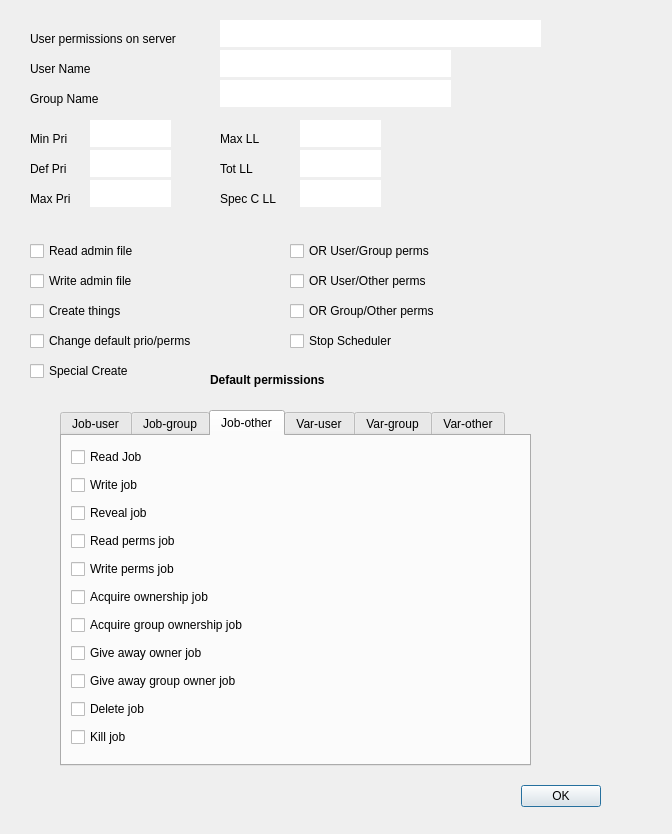
<?xml version="1.0" encoding="UTF-8"?>
<ui version="4.0">
 <class>userperms</class>
 <widget class="QDialog" name="userperms">
  <property name="geometry">
   <rect>
    <x>0</x>
    <y>0</y>
    <width>672</width>
    <height>834</height>
   </rect>
  </property>
  <property name="windowTitle">
   <string>User permissions</string>
  </property>
  <widget class="QDialogButtonBox" name="buttonBox">
   <property name="geometry">
    <rect>
     <x>490</x>
     <y>780</y>
     <width>111</width>
     <height>32</height>
    </rect>
   </property>
   <property name="orientation">
    <enum>Qt::Horizontal</enum>
   </property>
   <property name="standardButtons">
    <set>QDialogButtonBox::Ok</set>
   </property>
  </widget>
  <widget class="QLabel" name="label">
   <property name="geometry">
    <rect>
     <x>30</x>
     <y>30</y>
     <width>191</width>
     <height>17</height>
    </rect>
   </property>
   <property name="text">
    <string>User permissions on server</string>
   </property>
  </widget>
  <widget class="QLineEdit" name="servname">
   <property name="geometry">
    <rect>
     <x>220</x>
     <y>20</y>
     <width>321</width>
     <height>27</height>
    </rect>
   </property>
   <property name="toolTip">
    <string>This is the server to which the permissions apply</string>
   </property>
   <property name="frame">
    <bool>false</bool>
   </property>
   <property name="readOnly">
    <bool>true</bool>
   </property>
  </widget>
  <widget class="QLabel" name="label_2">
   <property name="geometry">
    <rect>
     <x>30</x>
     <y>60</y>
     <width>101</width>
     <height>17</height>
    </rect>
   </property>
   <property name="text">
    <string>User Name</string>
   </property>
  </widget>
  <widget class="QLineEdit" name="username">
   <property name="geometry">
    <rect>
     <x>220</x>
     <y>50</y>
     <width>231</width>
     <height>27</height>
    </rect>
   </property>
   <property name="toolTip">
    <string>This is the user name on the server</string>
   </property>
   <property name="frame">
    <bool>false</bool>
   </property>
   <property name="readOnly">
    <bool>true</bool>
   </property>
  </widget>
  <widget class="QCheckBox" name="radminperm">
   <property name="geometry">
    <rect>
     <x>30</x>
     <y>240</y>
     <width>151</width>
     <height>22</height>
    </rect>
   </property>
   <property name="toolTip">
    <string>User can read admin file</string>
   </property>
   <property name="text">
    <string>Read admin file</string>
   </property>
  </widget>
  <widget class="QCheckBox" name="wadminperm">
   <property name="geometry">
    <rect>
     <x>30</x>
     <y>270</y>
     <width>171</width>
     <height>22</height>
    </rect>
   </property>
   <property name="toolTip">
    <string>User can edit admin file of permissions</string>
   </property>
   <property name="text">
    <string>Write admin file</string>
   </property>
  </widget>
  <widget class="QCheckBox" name="createperm">
   <property name="geometry">
    <rect>
     <x>30</x>
     <y>300</y>
     <width>141</width>
     <height>22</height>
    </rect>
   </property>
   <property name="toolTip">
    <string>User can create objects (jobs and variables)</string>
   </property>
   <property name="text">
    <string>Create things</string>
   </property>
  </widget>
  <widget class="QCheckBox" name="chpermperm">
   <property name="geometry">
    <rect>
     <x>30</x>
     <y>330</y>
     <width>311</width>
     <height>22</height>
    </rect>
   </property>
   <property name="toolTip">
    <string>User can adjust default priority and permissions</string>
   </property>
   <property name="text">
    <string>Change default prio/perms</string>
   </property>
  </widget>
  <widget class="QCheckBox" name="spcreateperm">
   <property name="geometry">
    <rect>
     <x>30</x>
     <y>360</y>
     <width>161</width>
     <height>22</height>
    </rect>
   </property>
   <property name="toolTip">
    <string>User can create command interpreters</string>
   </property>
   <property name="text">
    <string>Special Create</string>
   </property>
  </widget>
  <widget class="QCheckBox" name="or_ug_perm">
   <property name="geometry">
    <rect>
     <x>290</x>
     <y>240</y>
     <width>181</width>
     <height>22</height>
    </rect>
   </property>
   <property name="toolTip">
    <string>Combine user and group permissions</string>
   </property>
   <property name="text">
    <string>OR User/Group perms</string>
   </property>
  </widget>
  <widget class="QCheckBox" name="or_uo_perm">
   <property name="geometry">
    <rect>
     <x>290</x>
     <y>270</y>
     <width>191</width>
     <height>22</height>
    </rect>
   </property>
   <property name="toolTip">
    <string>Combine user and other permissions</string>
   </property>
   <property name="text">
    <string>OR User/Other perms</string>
   </property>
  </widget>
  <widget class="QCheckBox" name="or_go_perm">
   <property name="geometry">
    <rect>
     <x>290</x>
     <y>300</y>
     <width>191</width>
     <height>22</height>
    </rect>
   </property>
   <property name="toolTip">
    <string>Combine group and other permissions</string>
   </property>
   <property name="text">
    <string>OR Group/Other perms</string>
   </property>
  </widget>
  <widget class="QCheckBox" name="sstopperm">
   <property name="geometry">
    <rect>
     <x>290</x>
     <y>330</y>
     <width>181</width>
     <height>22</height>
    </rect>
   </property>
   <property name="toolTip">
    <string>User can stop the scheduler</string>
   </property>
   <property name="text">
    <string>Stop Scheduler</string>
   </property>
  </widget>
  <widget class="QLabel" name="label_3">
   <property name="geometry">
    <rect>
     <x>30</x>
     <y>130</y>
     <width>62</width>
     <height>17</height>
    </rect>
   </property>
   <property name="text">
    <string>Min Pri</string>
   </property>
  </widget>
  <widget class="QLabel" name="label_4">
   <property name="geometry">
    <rect>
     <x>30</x>
     <y>160</y>
     <width>62</width>
     <height>17</height>
    </rect>
   </property>
   <property name="text">
    <string>Def Pri</string>
   </property>
  </widget>
  <widget class="QLabel" name="label_5">
   <property name="geometry">
    <rect>
     <x>30</x>
     <y>190</y>
     <width>62</width>
     <height>17</height>
    </rect>
   </property>
   <property name="text">
    <string>Max Pri</string>
   </property>
  </widget>
  <widget class="QLineEdit" name="minpri">
   <property name="geometry">
    <rect>
     <x>90</x>
     <y>120</y>
     <width>81</width>
     <height>27</height>
    </rect>
   </property>
   <property name="toolTip">
    <string>This is the minimum allowed priority</string>
   </property>
   <property name="frame">
    <bool>false</bool>
   </property>
   <property name="readOnly">
    <bool>true</bool>
   </property>
  </widget>
  <widget class="QLineEdit" name="defpri">
   <property name="geometry">
    <rect>
     <x>90</x>
     <y>150</y>
     <width>81</width>
     <height>27</height>
    </rect>
   </property>
   <property name="toolTip">
    <string>This is the default priority</string>
   </property>
   <property name="frame">
    <bool>false</bool>
   </property>
   <property name="readOnly">
    <bool>true</bool>
   </property>
  </widget>
  <widget class="QLineEdit" name="maxpri">
   <property name="geometry">
    <rect>
     <x>90</x>
     <y>180</y>
     <width>81</width>
     <height>27</height>
    </rect>
   </property>
   <property name="toolTip">
    <string>This is the maximum priority</string>
   </property>
   <property name="frame">
    <bool>false</bool>
   </property>
   <property name="readOnly">
    <bool>true</bool>
   </property>
  </widget>
  <widget class="QLabel" name="label_6">
   <property name="geometry">
    <rect>
     <x>30</x>
     <y>90</y>
     <width>101</width>
     <height>17</height>
    </rect>
   </property>
   <property name="text">
    <string>Group Name</string>
   </property>
  </widget>
  <widget class="QLineEdit" name="groupname">
   <property name="geometry">
    <rect>
     <x>220</x>
     <y>80</y>
     <width>231</width>
     <height>27</height>
    </rect>
   </property>
   <property name="toolTip">
    <string>This is the group name on the server</string>
   </property>
   <property name="frame">
    <bool>false</bool>
   </property>
   <property name="readOnly">
    <bool>true</bool>
   </property>
  </widget>
  <widget class="QLabel" name="label_7">
   <property name="geometry">
    <rect>
     <x>220</x>
     <y>190</y>
     <width>62</width>
     <height>17</height>
    </rect>
   </property>
   <property name="text">
    <string>Spec C LL</string>
   </property>
  </widget>
  <widget class="QLineEdit" name="totll">
   <property name="geometry">
    <rect>
     <x>300</x>
     <y>150</y>
     <width>81</width>
     <height>27</height>
    </rect>
   </property>
   <property name="toolTip">
    <string notr="true">This is the total load level for jobs running at once</string>
   </property>
   <property name="frame">
    <bool>false</bool>
   </property>
   <property name="readOnly">
    <bool>true</bool>
   </property>
  </widget>
  <widget class="QLabel" name="label_8">
   <property name="geometry">
    <rect>
     <x>220</x>
     <y>160</y>
     <width>62</width>
     <height>17</height>
    </rect>
   </property>
   <property name="text">
    <string>Tot LL</string>
   </property>
  </widget>
  <widget class="QLineEdit" name="maxll">
   <property name="geometry">
    <rect>
     <x>300</x>
     <y>120</y>
     <width>81</width>
     <height>27</height>
    </rect>
   </property>
   <property name="toolTip">
    <string>This is the maximum load level for any one job</string>
   </property>
   <property name="frame">
    <bool>false</bool>
   </property>
   <property name="readOnly">
    <bool>true</bool>
   </property>
  </widget>
  <widget class="QLabel" name="label_9">
   <property name="geometry">
    <rect>
     <x>220</x>
     <y>130</y>
     <width>62</width>
     <height>17</height>
    </rect>
   </property>
   <property name="text">
    <string>Max LL</string>
   </property>
  </widget>
  <widget class="QLineEdit" name="speccll">
   <property name="geometry">
    <rect>
     <x>300</x>
     <y>180</y>
     <width>81</width>
     <height>27</height>
    </rect>
   </property>
   <property name="toolTip">
    <string>This is the special create load level (if creating command interpreters)</string>
   </property>
   <property name="frame">
    <bool>false</bool>
   </property>
   <property name="readOnly">
    <bool>true</bool>
   </property>
  </widget>
  <widget class="QLabel" name="label_10">
   <property name="geometry">
    <rect>
     <x>210</x>
     <y>370</y>
     <width>161</width>
     <height>20</height>
    </rect>
   </property>
   <property name="font">
    <font>
     <weight>75</weight>
     <bold>true</bold>
    </font>
   </property>
   <property name="text">
    <string>Default permissions</string>
   </property>
  </widget>
  <widget class="QTabWidget" name="permtab">
   <property name="geometry">
    <rect>
     <x>60</x>
     <y>410</y>
     <width>471</width>
     <height>356</height>
    </rect>
   </property>
   <property name="currentIndex">
    <number>2</number>
   </property>
   <widget class="QWidget" name="juser">
    <attribute name="title">
     <string>Job-user</string>
    </attribute>
    <layout class="QHBoxLayout" name="horizontalLayout_5">
     <item>
      <layout class="QGridLayout" name="gridLayout">
       <item row="0" column="0">
        <widget class="QCheckBox" name="ju_read">
         <property name="toolTip">
          <string>User can read details of jobs</string>
         </property>
         <property name="text">
          <string>Read Job</string>
         </property>
        </widget>
       </item>
       <item row="1" column="0">
        <widget class="QCheckBox" name="ju_write">
         <property name="toolTip">
          <string>User can update details of jobs</string>
         </property>
         <property name="text">
          <string>Write job</string>
         </property>
        </widget>
       </item>
       <item row="2" column="0">
        <widget class="QCheckBox" name="ju_show">
         <property name="toolTip">
          <string>User can see job exists</string>
         </property>
         <property name="text">
          <string>Reveal job</string>
         </property>
        </widget>
       </item>
       <item row="3" column="0">
        <widget class="QCheckBox" name="ju_rperm">
         <property name="toolTip">
          <string>User can read job permissions</string>
         </property>
         <property name="text">
          <string>Read perms job</string>
         </property>
        </widget>
       </item>
       <item row="4" column="0">
        <widget class="QCheckBox" name="ju_wperm">
         <property name="toolTip">
          <string>User can update job permissions</string>
         </property>
         <property name="text">
          <string>Write perms job</string>
         </property>
        </widget>
       </item>
       <item row="5" column="0">
        <widget class="QCheckBox" name="ju_utake">
         <property name="toolTip">
          <string>User can acquire job</string>
         </property>
         <property name="text">
          <string>Acquire ownership job</string>
         </property>
        </widget>
       </item>
       <item row="6" column="0">
        <widget class="QCheckBox" name="ju_gtake">
         <property name="toolTip">
          <string>User can acquire job for group owner</string>
         </property>
         <property name="text">
          <string>Acquire group ownership job</string>
         </property>
        </widget>
       </item>
       <item row="7" column="0">
        <widget class="QCheckBox" name="ju_ugive">
         <property name="toolTip">
          <string>User can give away job</string>
         </property>
         <property name="text">
          <string>Give away owner job</string>
         </property>
        </widget>
       </item>
       <item row="9" column="0">
        <widget class="QCheckBox" name="ju_del">
         <property name="toolTip">
          <string>User can delete job</string>
         </property>
         <property name="text">
          <string>Delete job</string>
         </property>
        </widget>
       </item>
       <item row="10" column="0">
        <widget class="QCheckBox" name="ju_kill">
         <property name="toolTip">
          <string>User can kill job</string>
         </property>
         <property name="text">
          <string>Kill job</string>
         </property>
        </widget>
       </item>
       <item row="8" column="0">
        <widget class="QCheckBox" name="ju_ggive">
         <property name="toolTip">
          <string>User can give away group ownership</string>
         </property>
         <property name="text">
          <string>Give away group owner job</string>
         </property>
        </widget>
       </item>
      </layout>
     </item>
    </layout>
   </widget>
   <widget class="QWidget" name="jgroup">
    <attribute name="title">
     <string>Job-group</string>
    </attribute>
    <layout class="QHBoxLayout" name="horizontalLayout_4">
     <item>
      <layout class="QGridLayout" name="gridLayout_2">
       <item row="0" column="0">
        <widget class="QCheckBox" name="jg_read">
         <property name="toolTip">
          <string>Group can read details of jobs</string>
         </property>
         <property name="text">
          <string>Read Job</string>
         </property>
        </widget>
       </item>
       <item row="1" column="0">
        <widget class="QCheckBox" name="jg_write">
         <property name="toolTip">
          <string>Group can update details of jobs</string>
         </property>
         <property name="text">
          <string>Write job</string>
         </property>
        </widget>
       </item>
       <item row="2" column="0">
        <widget class="QCheckBox" name="jg_show">
         <property name="toolTip">
          <string>Group can see job exists</string>
         </property>
         <property name="text">
          <string>Reveal job</string>
         </property>
        </widget>
       </item>
       <item row="3" column="0">
        <widget class="QCheckBox" name="jg_rperm">
         <property name="toolTip">
          <string>Group can read job permissions</string>
         </property>
         <property name="text">
          <string>Read perms job</string>
         </property>
        </widget>
       </item>
       <item row="4" column="0">
        <widget class="QCheckBox" name="jg_wperm">
         <property name="toolTip">
          <string>Group can update job permissions</string>
         </property>
         <property name="text">
          <string>Write perms job</string>
         </property>
        </widget>
       </item>
       <item row="5" column="0">
        <widget class="QCheckBox" name="jg_utake">
         <property name="toolTip">
          <string>Group can acquire job for user</string>
         </property>
         <property name="text">
          <string>Acquire ownership job</string>
         </property>
        </widget>
       </item>
       <item row="6" column="0">
        <widget class="QCheckBox" name="jg_gtake">
         <property name="toolTip">
          <string>Group can acquire job for group owner</string>
         </property>
         <property name="text">
          <string>Acquire group ownership job</string>
         </property>
        </widget>
       </item>
       <item row="7" column="0">
        <widget class="QCheckBox" name="jg_ugive">
         <property name="toolTip">
          <string>Group can give away job owner</string>
         </property>
         <property name="text">
          <string>Give away owner job</string>
         </property>
        </widget>
       </item>
       <item row="9" column="0">
        <widget class="QCheckBox" name="jg_del">
         <property name="toolTip">
          <string>Group can delete job</string>
         </property>
         <property name="text">
          <string>Delete job</string>
         </property>
        </widget>
       </item>
       <item row="10" column="0">
        <widget class="QCheckBox" name="jg_kill">
         <property name="toolTip">
          <string>Group can kill job</string>
         </property>
         <property name="text">
          <string>Kill job</string>
         </property>
        </widget>
       </item>
       <item row="8" column="0">
        <widget class="QCheckBox" name="jg_ggive">
         <property name="toolTip">
          <string>Group can give away group ownership</string>
         </property>
         <property name="text">
          <string>Give away group owner job</string>
         </property>
        </widget>
       </item>
      </layout>
     </item>
    </layout>
   </widget>
   <widget class="QWidget" name="jother">
    <attribute name="title">
     <string>Job-other</string>
    </attribute>
    <layout class="QHBoxLayout" name="horizontalLayout_3">
     <item>
      <layout class="QGridLayout" name="gridLayout_3">
       <item row="0" column="0">
        <widget class="QCheckBox" name="jo_read">
         <property name="toolTip">
          <string>Others can read details of jobs</string>
         </property>
         <property name="text">
          <string>Read Job</string>
         </property>
        </widget>
       </item>
       <item row="1" column="0">
        <widget class="QCheckBox" name="jo_write">
         <property name="toolTip">
          <string>Others can update details of jobs</string>
         </property>
         <property name="text">
          <string>Write job</string>
         </property>
        </widget>
       </item>
       <item row="2" column="0">
        <widget class="QCheckBox" name="jo_show">
         <property name="toolTip">
          <string>Others can see job exists</string>
         </property>
         <property name="text">
          <string>Reveal job</string>
         </property>
        </widget>
       </item>
       <item row="3" column="0">
        <widget class="QCheckBox" name="jo_rperm">
         <property name="toolTip">
          <string>Others can read job permissions</string>
         </property>
         <property name="text">
          <string>Read perms job</string>
         </property>
        </widget>
       </item>
       <item row="4" column="0">
        <widget class="QCheckBox" name="jo_wperm">
         <property name="toolTip">
          <string>Others can update job permissions</string>
         </property>
         <property name="text">
          <string>Write perms job</string>
         </property>
        </widget>
       </item>
       <item row="5" column="0">
        <widget class="QCheckBox" name="jo_utake">
         <property name="toolTip">
          <string>Others can acquire job for owner</string>
         </property>
         <property name="text">
          <string>Acquire ownership job</string>
         </property>
        </widget>
       </item>
       <item row="6" column="0">
        <widget class="QCheckBox" name="jo_gtake">
         <property name="toolTip">
          <string>Others can acquire job for group owner</string>
         </property>
         <property name="text">
          <string>Acquire group ownership job</string>
         </property>
        </widget>
       </item>
       <item row="7" column="0">
        <widget class="QCheckBox" name="jo_ugive">
         <property name="toolTip">
          <string>Others can give away job</string>
         </property>
         <property name="text">
          <string>Give away owner job</string>
         </property>
        </widget>
       </item>
       <item row="9" column="0">
        <widget class="QCheckBox" name="jo_del">
         <property name="toolTip">
          <string>Others can delete job</string>
         </property>
         <property name="text">
          <string>Delete job</string>
         </property>
        </widget>
       </item>
       <item row="10" column="0">
        <widget class="QCheckBox" name="jo_kill">
         <property name="toolTip">
          <string>Others can kill job</string>
         </property>
         <property name="text">
          <string>Kill job</string>
         </property>
        </widget>
       </item>
       <item row="8" column="0">
        <widget class="QCheckBox" name="jo_ggive">
         <property name="toolTip">
          <string>Others can give away group ownership</string>
         </property>
         <property name="text">
          <string>Give away group owner job</string>
         </property>
        </widget>
       </item>
      </layout>
     </item>
    </layout>
   </widget>
   <widget class="QWidget" name="vuser">
    <attribute name="title">
     <string>Var-user</string>
    </attribute>
    <layout class="QHBoxLayout" name="horizontalLayout_2">
     <item>
      <layout class="QGridLayout" name="gridLayout_4">
       <item row="0" column="0">
        <widget class="QCheckBox" name="vu_read">
         <property name="toolTip">
          <string>User can read details of variable</string>
         </property>
         <property name="text">
          <string>Read variable</string>
         </property>
        </widget>
       </item>
       <item row="1" column="0">
        <widget class="QCheckBox" name="vu_write">
         <property name="toolTip">
          <string>User can update details of variable</string>
         </property>
         <property name="text">
          <string>Write variable</string>
         </property>
        </widget>
       </item>
       <item row="2" column="0">
        <widget class="QCheckBox" name="vu_show">
         <property name="toolTip">
          <string>User can see variable exists</string>
         </property>
         <property name="text">
          <string>Reveal variable</string>
         </property>
        </widget>
       </item>
       <item row="3" column="0">
        <widget class="QCheckBox" name="vu_rperm">
         <property name="toolTip">
          <string>User can read variable permissions</string>
         </property>
         <property name="text">
          <string>Read perms variable</string>
         </property>
        </widget>
       </item>
       <item row="4" column="0">
        <widget class="QCheckBox" name="vu_wperm">
         <property name="toolTip">
          <string>User can update variable permissions</string>
         </property>
         <property name="text">
          <string>Write perms variable</string>
         </property>
        </widget>
       </item>
       <item row="5" column="0">
        <widget class="QCheckBox" name="vu_utake">
         <property name="toolTip">
          <string>User can acquire variable</string>
         </property>
         <property name="text">
          <string>Acquire ownership variable</string>
         </property>
        </widget>
       </item>
       <item row="6" column="0">
        <widget class="QCheckBox" name="vu_gtake">
         <property name="toolTip">
          <string>User can acquire variable for group owner</string>
         </property>
         <property name="text">
          <string>Acquire group ownership variable</string>
         </property>
        </widget>
       </item>
       <item row="7" column="0">
        <widget class="QCheckBox" name="vu_ugive">
         <property name="toolTip">
          <string>User can give away variable</string>
         </property>
         <property name="text">
          <string>Give away owner variable</string>
         </property>
        </widget>
       </item>
       <item row="9" column="0">
        <widget class="QCheckBox" name="vu_del">
         <property name="toolTip">
          <string>User can delete variable</string>
         </property>
         <property name="text">
          <string>Delete variable</string>
         </property>
        </widget>
       </item>
       <item row="8" column="0">
        <widget class="QCheckBox" name="vu_ggive">
         <property name="toolTip">
          <string>User can give away group ownership</string>
         </property>
         <property name="text">
          <string>Give away group owner variable</string>
         </property>
        </widget>
       </item>
      </layout>
     </item>
    </layout>
   </widget>
   <widget class="QWidget" name="vgroup">
    <attribute name="title">
     <string>Var-group</string>
    </attribute>
    <layout class="QHBoxLayout" name="horizontalLayout">
     <item>
      <layout class="QGridLayout" name="gridLayout_5">
       <item row="0" column="0">
        <widget class="QCheckBox" name="vg_read">
         <property name="toolTip">
          <string>Group can read details of variable</string>
         </property>
         <property name="text">
          <string>Read variable</string>
         </property>
        </widget>
       </item>
       <item row="1" column="0">
        <widget class="QCheckBox" name="vg_write">
         <property name="toolTip">
          <string>Group can update details of variable</string>
         </property>
         <property name="text">
          <string>Write variable</string>
         </property>
        </widget>
       </item>
       <item row="2" column="0">
        <widget class="QCheckBox" name="vg_show">
         <property name="toolTip">
          <string>Group can see variable exists</string>
         </property>
         <property name="text">
          <string>Reveal variable</string>
         </property>
        </widget>
       </item>
       <item row="3" column="0">
        <widget class="QCheckBox" name="vg_rperm">
         <property name="toolTip">
          <string>Group can read variable permissions</string>
         </property>
         <property name="text">
          <string>Read perms variable</string>
         </property>
        </widget>
       </item>
       <item row="4" column="0">
        <widget class="QCheckBox" name="vg_wperm">
         <property name="toolTip">
          <string>Group can update variable permissions</string>
         </property>
         <property name="text">
          <string>Write perms variable</string>
         </property>
        </widget>
       </item>
       <item row="5" column="0">
        <widget class="QCheckBox" name="vg_utake">
         <property name="toolTip">
          <string>Group can acquire variable</string>
         </property>
         <property name="text">
          <string>Acquire ownership variable</string>
         </property>
        </widget>
       </item>
       <item row="6" column="0">
        <widget class="QCheckBox" name="vg_gtake">
         <property name="toolTip">
          <string>Group can acquire variable for group owner</string>
         </property>
         <property name="text">
          <string>Acquire group ownership variable</string>
         </property>
        </widget>
       </item>
       <item row="7" column="0">
        <widget class="QCheckBox" name="vg_ugive">
         <property name="toolTip">
          <string>Group can give away variable</string>
         </property>
         <property name="text">
          <string>Give away owner variable</string>
         </property>
        </widget>
       </item>
       <item row="8" column="0">
        <widget class="QCheckBox" name="vg_ggive">
         <property name="toolTip">
          <string>Group can give away group ownership</string>
         </property>
         <property name="text">
          <string>Give away group owner variable</string>
         </property>
        </widget>
       </item>
       <item row="9" column="0">
        <widget class="QCheckBox" name="vg_del">
         <property name="toolTip">
          <string>Group can delete variable</string>
         </property>
         <property name="text">
          <string>Delete variable</string>
         </property>
        </widget>
       </item>
      </layout>
     </item>
    </layout>
   </widget>
   <widget class="QWidget" name="vother">
    <attribute name="title">
     <string>Var-other</string>
    </attribute>
    <layout class="QHBoxLayout">
     <item>
      <layout class="QGridLayout" name="gridLayout_6">
       <item row="0" column="0">
        <widget class="QCheckBox" name="vo_read">
         <property name="toolTip">
          <string>Others can read details of variable</string>
         </property>
         <property name="text">
          <string>Read variable</string>
         </property>
        </widget>
       </item>
       <item row="1" column="0">
        <widget class="QCheckBox" name="vo_write">
         <property name="toolTip">
          <string>Others can update details of variable</string>
         </property>
         <property name="text">
          <string>Write variable</string>
         </property>
        </widget>
       </item>
       <item row="2" column="0">
        <widget class="QCheckBox" name="vo_show">
         <property name="toolTip">
          <string>Others can see variable exists</string>
         </property>
         <property name="text">
          <string>Reveal variable</string>
         </property>
        </widget>
       </item>
       <item row="3" column="0">
        <widget class="QCheckBox" name="vo_rperm">
         <property name="toolTip">
          <string>Others can read variable permissions</string>
         </property>
         <property name="text">
          <string>Read perms variable</string>
         </property>
        </widget>
       </item>
       <item row="4" column="0">
        <widget class="QCheckBox" name="vo_wperm">
         <property name="toolTip">
          <string>Others can update variable permissions</string>
         </property>
         <property name="text">
          <string>Write perms variable</string>
         </property>
        </widget>
       </item>
       <item row="5" column="0">
        <widget class="QCheckBox" name="vo_utake">
         <property name="toolTip">
          <string>Others can acquire variable for user</string>
         </property>
         <property name="text">
          <string>Acquire ownership variable</string>
         </property>
        </widget>
       </item>
       <item row="6" column="0">
        <widget class="QCheckBox" name="vo_gtake">
         <property name="toolTip">
          <string>Others can acquire variable for group owner</string>
         </property>
         <property name="text">
          <string>Acquire group ownership variable</string>
         </property>
        </widget>
       </item>
       <item row="7" column="0">
        <widget class="QCheckBox" name="vo_ugive">
         <property name="toolTip">
          <string>Others can give away variable</string>
         </property>
         <property name="text">
          <string>Give away owner variable</string>
         </property>
        </widget>
       </item>
       <item row="8" column="0">
        <widget class="QCheckBox" name="vo_ggive">
         <property name="toolTip">
          <string>Others can give away group ownership</string>
         </property>
         <property name="text">
          <string>Give away group owner variable</string>
         </property>
        </widget>
       </item>
       <item row="9" column="0">
        <widget class="QCheckBox" name="vo_del">
         <property name="toolTip">
          <string>Others can delete variable</string>
         </property>
         <property name="text">
          <string>Delete variable</string>
         </property>
        </widget>
       </item>
      </layout>
     </item>
    </layout>
   </widget>
  </widget>
 </widget>
 <tabstops>
  <tabstop>servname</tabstop>
  <tabstop>username</tabstop>
  <tabstop>groupname</tabstop>
  <tabstop>minpri</tabstop>
  <tabstop>defpri</tabstop>
  <tabstop>maxpri</tabstop>
  <tabstop>maxll</tabstop>
  <tabstop>totll</tabstop>
  <tabstop>speccll</tabstop>
  <tabstop>radminperm</tabstop>
  <tabstop>wadminperm</tabstop>
  <tabstop>createperm</tabstop>
  <tabstop>chpermperm</tabstop>
  <tabstop>spcreateperm</tabstop>
  <tabstop>or_ug_perm</tabstop>
  <tabstop>or_uo_perm</tabstop>
  <tabstop>or_go_perm</tabstop>
  <tabstop>sstopperm</tabstop>
  <tabstop>permtab</tabstop>
  <tabstop>ju_read</tabstop>
  <tabstop>ju_write</tabstop>
  <tabstop>ju_show</tabstop>
  <tabstop>ju_rperm</tabstop>
  <tabstop>ju_wperm</tabstop>
  <tabstop>ju_utake</tabstop>
  <tabstop>ju_gtake</tabstop>
  <tabstop>ju_ugive</tabstop>
  <tabstop>ju_ggive</tabstop>
  <tabstop>ju_del</tabstop>
  <tabstop>ju_kill</tabstop>
  <tabstop>jg_read</tabstop>
  <tabstop>jg_write</tabstop>
  <tabstop>jg_show</tabstop>
  <tabstop>jg_rperm</tabstop>
  <tabstop>jg_wperm</tabstop>
  <tabstop>jg_utake</tabstop>
  <tabstop>jg_gtake</tabstop>
  <tabstop>jg_ugive</tabstop>
  <tabstop>jg_ggive</tabstop>
  <tabstop>jg_del</tabstop>
  <tabstop>jg_kill</tabstop>
  <tabstop>jo_read</tabstop>
  <tabstop>jo_write</tabstop>
  <tabstop>jo_show</tabstop>
  <tabstop>jo_rperm</tabstop>
  <tabstop>jo_wperm</tabstop>
  <tabstop>jo_utake</tabstop>
  <tabstop>jo_gtake</tabstop>
  <tabstop>jo_ugive</tabstop>
  <tabstop>jo_ggive</tabstop>
  <tabstop>jo_del</tabstop>
  <tabstop>jo_kill</tabstop>
  <tabstop>vu_read</tabstop>
  <tabstop>vu_write</tabstop>
  <tabstop>vu_show</tabstop>
  <tabstop>vu_rperm</tabstop>
  <tabstop>vu_wperm</tabstop>
  <tabstop>vu_utake</tabstop>
  <tabstop>vu_gtake</tabstop>
  <tabstop>vu_ugive</tabstop>
  <tabstop>vu_ggive</tabstop>
  <tabstop>vu_del</tabstop>
  <tabstop>vg_read</tabstop>
  <tabstop>vg_write</tabstop>
  <tabstop>vg_show</tabstop>
  <tabstop>vg_rperm</tabstop>
  <tabstop>vg_wperm</tabstop>
  <tabstop>vg_utake</tabstop>
  <tabstop>vg_gtake</tabstop>
  <tabstop>vg_ugive</tabstop>
  <tabstop>vg_ggive</tabstop>
  <tabstop>vg_del</tabstop>
  <tabstop>vo_read</tabstop>
  <tabstop>vo_write</tabstop>
  <tabstop>vo_show</tabstop>
  <tabstop>vo_rperm</tabstop>
  <tabstop>vo_wperm</tabstop>
  <tabstop>vo_utake</tabstop>
  <tabstop>vo_gtake</tabstop>
  <tabstop>vo_ugive</tabstop>
  <tabstop>vo_ggive</tabstop>
  <tabstop>vo_del</tabstop>
  <tabstop>buttonBox</tabstop>
 </tabstops>
 <resources/>
 <connections>
  <connection>
   <sender>buttonBox</sender>
   <signal>accepted()</signal>
   <receiver>userperms</receiver>
   <slot>accept()</slot>
   <hints>
    <hint type="sourcelabel">
     <x>248</x>
     <y>254</y>
    </hint>
    <hint type="destinationlabel">
     <x>157</x>
     <y>274</y>
    </hint>
   </hints>
  </connection>
  <connection>
   <sender>buttonBox</sender>
   <signal>rejected()</signal>
   <receiver>userperms</receiver>
   <slot>reject()</slot>
   <hints>
    <hint type="sourcelabel">
     <x>316</x>
     <y>260</y>
    </hint>
    <hint type="destinationlabel">
     <x>286</x>
     <y>274</y>
    </hint>
   </hints>
  </connection>
 </connections>
</ui>
